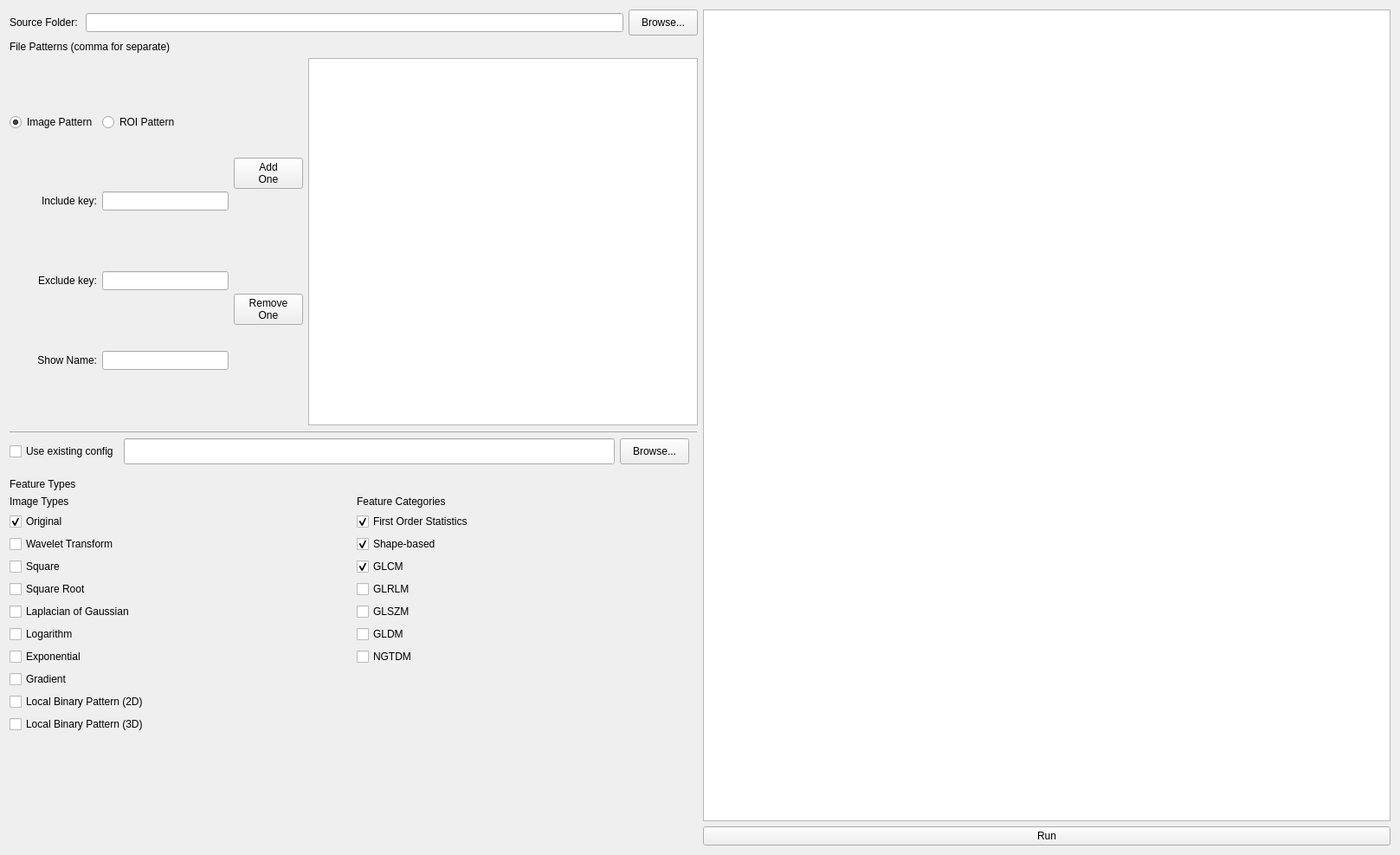
<?xml version="1.0" encoding="UTF-8"?>
<ui version="4.0">
 <class>FeatureExtraction</class>
 <widget class="QWidget" name="FeatureExtraction">
  <property name="geometry">
   <rect>
    <x>0</x>
    <y>0</y>
    <width>1617</width>
    <height>987</height>
   </rect>
  </property>
  <property name="windowTitle">
   <string>Feature Extraction</string>
  </property>
  <layout class="QGridLayout" name="gridLayout_3">
   <item row="0" column="0">
    <layout class="QHBoxLayout" name="horizontalLayout_5">
     <item>
      <layout class="QVBoxLayout" name="verticalLayout_8">
       <item>
        <layout class="QVBoxLayout" name="verticalLayout_2">
         <item>
          <layout class="QHBoxLayout" name="horizontalLayout_2">
           <item>
            <widget class="QLabel" name="labelSource">
             <property name="text">
              <string>Source Folder: </string>
             </property>
            </widget>
           </item>
           <item>
            <widget class="QLineEdit" name="lineEditSourceFolder"/>
           </item>
           <item>
            <widget class="QPushButton" name="buttonBrowseSourceFolder">
             <property name="sizePolicy">
              <sizepolicy hsizetype="Minimum" vsizetype="Fixed">
               <horstretch>0</horstretch>
               <verstretch>0</verstretch>
              </sizepolicy>
             </property>
             <property name="minimumSize">
              <size>
               <width>0</width>
               <height>30</height>
              </size>
             </property>
             <property name="text">
              <string>Browse...</string>
             </property>
            </widget>
           </item>
          </layout>
         </item>
         <item>
          <layout class="QGridLayout" name="gridLayout_2">
           <item row="0" column="0" colspan="2">
            <widget class="QLabel" name="labelImageFilePatterns">
             <property name="text">
              <string>File Patterns (comma for separate)</string>
             </property>
            </widget>
           </item>
          </layout>
         </item>
         <item>
          <layout class="QHBoxLayout" name="horizontalLayout">
           <item>
            <layout class="QGridLayout" name="gridLayout" rowstretch="0,0,0,0">
             <item row="3" column="1">
              <widget class="QLineEdit" name="lineEditkeyShowName"/>
             </item>
             <item row="1" column="0">
              <widget class="QLabel" name="labelImageFilePatterns_2">
               <property name="text">
                <string>Include key:</string>
               </property>
               <property name="alignment">
                <set>Qt::AlignRight|Qt::AlignTrailing|Qt::AlignVCenter</set>
               </property>
              </widget>
             </item>
             <item row="2" column="1">
              <widget class="QLineEdit" name="lineEditkeyExclude"/>
             </item>
             <item row="3" column="0">
              <widget class="QLabel" name="labelImageFilePatterns_4">
               <property name="layoutDirection">
                <enum>Qt::LeftToRight</enum>
               </property>
               <property name="text">
                <string>Show Name:</string>
               </property>
               <property name="alignment">
                <set>Qt::AlignRight|Qt::AlignTrailing|Qt::AlignVCenter</set>
               </property>
              </widget>
             </item>
             <item row="2" column="0">
              <widget class="QLabel" name="labelImageFilePatterns_3">
               <property name="text">
                <string>Exclude key:</string>
               </property>
               <property name="alignment">
                <set>Qt::AlignRight|Qt::AlignTrailing|Qt::AlignVCenter</set>
               </property>
              </widget>
             </item>
             <item row="0" column="0">
              <widget class="QRadioButton" name="radioImagePattern">
               <property name="text">
                <string>Image Pattern</string>
               </property>
               <property name="checked">
                <bool>true</bool>
               </property>
              </widget>
             </item>
             <item row="1" column="1">
              <widget class="QLineEdit" name="lineEditkeyInclude"/>
             </item>
             <item row="0" column="1">
              <widget class="QRadioButton" name="radioRoiPattern">
               <property name="text">
                <string>ROI Pattern</string>
               </property>
              </widget>
             </item>
            </layout>
           </item>
           <item>
            <layout class="QVBoxLayout" name="verticalLayout">
             <item>
              <widget class="QPushButton" name="buttonAddOne">
               <property name="sizePolicy">
                <sizepolicy hsizetype="Minimum" vsizetype="Fixed">
                 <horstretch>0</horstretch>
                 <verstretch>0</verstretch>
                </sizepolicy>
               </property>
               <property name="minimumSize">
                <size>
                 <width>0</width>
                 <height>30</height>
                </size>
               </property>
               <property name="text">
                <string>Add
One</string>
               </property>
              </widget>
             </item>
             <item>
              <widget class="QPushButton" name="buttonRemoveOne">
               <property name="sizePolicy">
                <sizepolicy hsizetype="Minimum" vsizetype="Fixed">
                 <horstretch>0</horstretch>
                 <verstretch>0</verstretch>
                </sizepolicy>
               </property>
               <property name="minimumSize">
                <size>
                 <width>0</width>
                 <height>30</height>
                </size>
               </property>
               <property name="text">
                <string>Remove
One</string>
               </property>
              </widget>
             </item>
            </layout>
           </item>
           <item>
            <widget class="QTableWidget" name="tableFilePattern">
             <property name="sizePolicy">
              <sizepolicy hsizetype="Fixed" vsizetype="Expanding">
               <horstretch>0</horstretch>
               <verstretch>0</verstretch>
              </sizepolicy>
             </property>
             <property name="minimumSize">
              <size>
               <width>450</width>
               <height>0</height>
              </size>
             </property>
             <property name="maximumSize">
              <size>
               <width>500</width>
               <height>16777215</height>
              </size>
             </property>
            </widget>
           </item>
          </layout>
         </item>
        </layout>
       </item>
       <item>
        <layout class="QVBoxLayout" name="verticalLayout_7">
         <item>
          <layout class="QVBoxLayout" name="verticalLayout_5">
           <item>
            <widget class="QFrame" name="frame_3">
             <property name="frameShape">
              <enum>QFrame::HLine</enum>
             </property>
             <property name="frameShadow">
              <enum>QFrame::Raised</enum>
             </property>
            </widget>
           </item>
           <item>
            <layout class="QHBoxLayout" name="horizontalLayout_8">
             <property name="leftMargin">
              <number>0</number>
             </property>
             <property name="rightMargin">
              <number>10</number>
             </property>
             <property name="bottomMargin">
              <number>10</number>
             </property>
             <item>
              <widget class="QCheckBox" name="useExistConfigcheckBox">
               <property name="text">
                <string>Use existing config</string>
               </property>
              </widget>
             </item>
             <item>
              <widget class="QLineEdit" name="configLineEdit">
               <property name="minimumSize">
                <size>
                 <width>0</width>
                 <height>30</height>
                </size>
               </property>
              </widget>
             </item>
             <item>
              <widget class="QPushButton" name="configPushButton">
               <property name="minimumSize">
                <size>
                 <width>0</width>
                 <height>30</height>
                </size>
               </property>
               <property name="text">
                <string>Browse...</string>
               </property>
              </widget>
             </item>
            </layout>
           </item>
           <item>
            <widget class="QLabel" name="labelSource_2">
             <property name="text">
              <string>Feature Types</string>
             </property>
            </widget>
           </item>
           <item>
            <layout class="QHBoxLayout" name="horizontalLayout_3">
             <item>
              <layout class="QVBoxLayout" name="verticalLayout_4">
               <item>
                <widget class="QLabel" name="label_2">
                 <property name="text">
                  <string>Image Types</string>
                 </property>
                </widget>
               </item>
               <item>
                <widget class="QCheckBox" name="checkBoxOriginal">
                 <property name="text">
                  <string>Original</string>
                 </property>
                 <property name="checked">
                  <bool>true</bool>
                 </property>
                </widget>
               </item>
               <item>
                <widget class="QCheckBox" name="checkBoxWavelet">
                 <property name="text">
                  <string>Wavelet Transform</string>
                 </property>
                </widget>
               </item>
               <item>
                <widget class="QCheckBox" name="checkBoxSquare">
                 <property name="text">
                  <string>Square</string>
                 </property>
                </widget>
               </item>
               <item>
                <widget class="QCheckBox" name="checkBoxSquareRoot">
                 <property name="text">
                  <string>Square Root</string>
                 </property>
                </widget>
               </item>
               <item>
                <widget class="QCheckBox" name="checkBoxLoG">
                 <property name="text">
                  <string>Laplacian of Gaussian</string>
                 </property>
                </widget>
               </item>
               <item>
                <widget class="QCheckBox" name="checkBoxLogarithm">
                 <property name="text">
                  <string>Logarithm</string>
                 </property>
                </widget>
               </item>
               <item>
                <widget class="QCheckBox" name="checkBoxExponential">
                 <property name="text">
                  <string>Exponential</string>
                 </property>
                </widget>
               </item>
               <item>
                <widget class="QCheckBox" name="checkBoxGradient">
                 <property name="text">
                  <string>Gradient</string>
                 </property>
                </widget>
               </item>
               <item>
                <widget class="QCheckBox" name="checkBoxLocalBinaryPattern2D">
                 <property name="text">
                  <string>Local Binary Pattern (2D)</string>
                 </property>
                </widget>
               </item>
               <item>
                <widget class="QCheckBox" name="checkBoxLocalBinaryPattern3D">
                 <property name="text">
                  <string>Local Binary Pattern (3D)</string>
                 </property>
                </widget>
               </item>
               <item>
                <spacer name="verticalSpacer_2">
                 <property name="orientation">
                  <enum>Qt::Vertical</enum>
                 </property>
                 <property name="sizeHint" stdset="0">
                  <size>
                   <width>20</width>
                   <height>40</height>
                  </size>
                 </property>
                </spacer>
               </item>
              </layout>
             </item>
             <item>
              <layout class="QVBoxLayout" name="verticalLayout_3">
               <item>
                <widget class="QLabel" name="label_3">
                 <property name="text">
                  <string>Feature Categories</string>
                 </property>
                </widget>
               </item>
               <item>
                <widget class="QCheckBox" name="checkBoxFirstOrderStatistics">
                 <property name="text">
                  <string>First Order Statistics</string>
                 </property>
                 <property name="checked">
                  <bool>true</bool>
                 </property>
                </widget>
               </item>
               <item>
                <widget class="QCheckBox" name="checkBoxShapeBased2D">
                 <property name="text">
                  <string>Shape-based</string>
                 </property>
                 <property name="checked">
                  <bool>true</bool>
                 </property>
                </widget>
               </item>
               <item>
                <widget class="QCheckBox" name="checkBoxGLCM">
                 <property name="toolTip">
                  <string>Gray Level Cooccurence Matrix</string>
                 </property>
                 <property name="text">
                  <string>GLCM</string>
                 </property>
                 <property name="checked">
                  <bool>true</bool>
                 </property>
                </widget>
               </item>
               <item>
                <widget class="QCheckBox" name="checkBoxGLRLM">
                 <property name="toolTip">
                  <string>Gray Level Run Length Matrix</string>
                 </property>
                 <property name="text">
                  <string>GLRLM</string>
                 </property>
                </widget>
               </item>
               <item>
                <widget class="QCheckBox" name="checkBoxGLSZM">
                 <property name="toolTip">
                  <string>Gray Level Size Zone Matrix</string>
                 </property>
                 <property name="text">
                  <string>GLSZM</string>
                 </property>
                </widget>
               </item>
               <item>
                <widget class="QCheckBox" name="checkBoxGLDM">
                 <property name="toolTip">
                  <string>Gray Level Dependence Matrix</string>
                 </property>
                 <property name="text">
                  <string>GLDM</string>
                 </property>
                </widget>
               </item>
               <item>
                <widget class="QCheckBox" name="checkBoxNGTDM">
                 <property name="toolTip">
                  <string>Neigboring Gray Tone Difference Matrix</string>
                 </property>
                 <property name="text">
                  <string>NGTDM</string>
                 </property>
                </widget>
               </item>
               <item>
                <spacer name="verticalSpacer">
                 <property name="orientation">
                  <enum>Qt::Vertical</enum>
                 </property>
                 <property name="sizeHint" stdset="0">
                  <size>
                   <width>20</width>
                   <height>40</height>
                  </size>
                 </property>
                </spacer>
               </item>
              </layout>
             </item>
            </layout>
           </item>
          </layout>
         </item>
         <item>
          <layout class="QHBoxLayout" name="horizontalLayout_4"/>
         </item>
        </layout>
       </item>
      </layout>
     </item>
     <item>
      <layout class="QVBoxLayout" name="verticalLayout_6">
       <item>
        <widget class="QPlainTextEdit" name="plainTextOutput">
         <property name="minimumSize">
          <size>
           <width>400</width>
           <height>0</height>
          </size>
         </property>
        </widget>
       </item>
       <item>
        <widget class="QPushButton" name="buttonRun">
         <property name="text">
          <string>Run</string>
         </property>
        </widget>
       </item>
      </layout>
     </item>
    </layout>
   </item>
  </layout>
 </widget>
 <tabstops>
  <tabstop>lineEditSourceFolder</tabstop>
  <tabstop>buttonBrowseSourceFolder</tabstop>
  <tabstop>lineEditkeyInclude</tabstop>
  <tabstop>lineEditkeyExclude</tabstop>
  <tabstop>lineEditkeyShowName</tabstop>
  <tabstop>radioImagePattern</tabstop>
  <tabstop>radioRoiPattern</tabstop>
  <tabstop>buttonAddOne</tabstop>
  <tabstop>buttonRemoveOne</tabstop>
  <tabstop>tableFilePattern</tabstop>
  <tabstop>checkBoxOriginal</tabstop>
  <tabstop>checkBoxWavelet</tabstop>
  <tabstop>checkBoxSquare</tabstop>
  <tabstop>checkBoxSquareRoot</tabstop>
  <tabstop>checkBoxLoG</tabstop>
  <tabstop>checkBoxLogarithm</tabstop>
  <tabstop>checkBoxExponential</tabstop>
  <tabstop>checkBoxGradient</tabstop>
  <tabstop>checkBoxLocalBinaryPattern2D</tabstop>
  <tabstop>checkBoxLocalBinaryPattern3D</tabstop>
  <tabstop>checkBoxFirstOrderStatistics</tabstop>
  <tabstop>checkBoxShapeBased2D</tabstop>
  <tabstop>checkBoxGLCM</tabstop>
  <tabstop>checkBoxGLRLM</tabstop>
  <tabstop>checkBoxGLSZM</tabstop>
  <tabstop>checkBoxGLDM</tabstop>
  <tabstop>checkBoxNGTDM</tabstop>
  <tabstop>plainTextOutput</tabstop>
  <tabstop>buttonRun</tabstop>
 </tabstops>
 <resources/>
 <connections/>
</ui>
